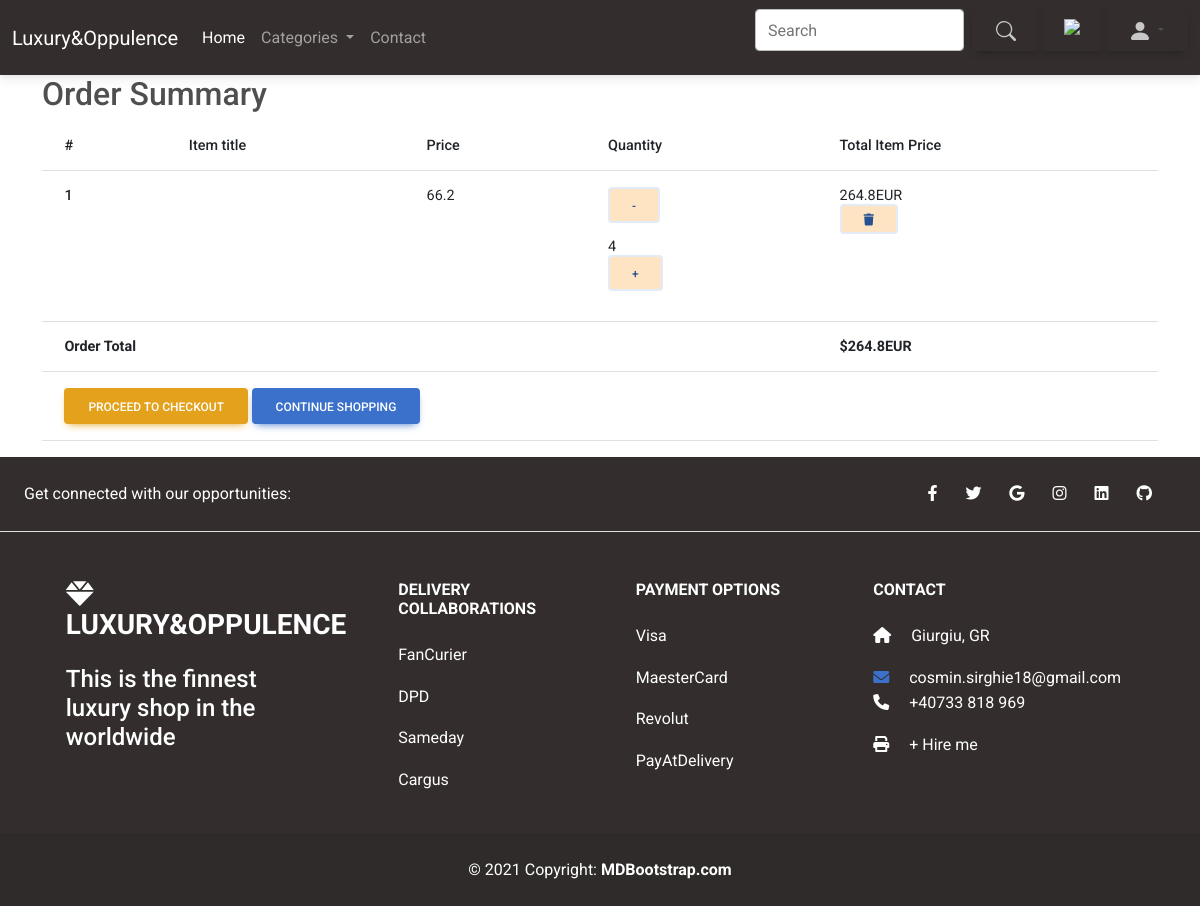
The page /cart/ (signed in) on the database as committed earlier.
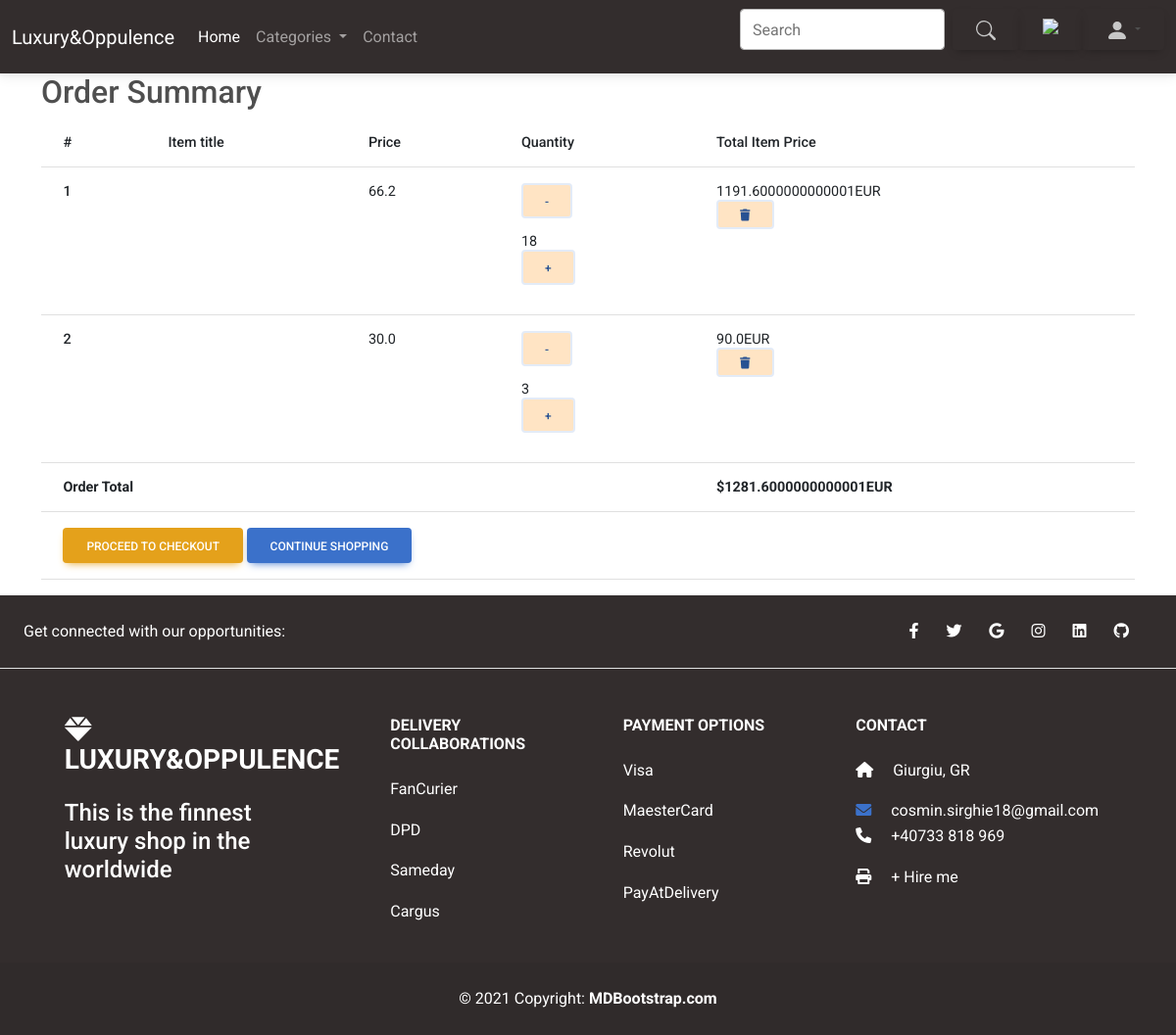
The same page on the database as committed later.
### shop_mag/models.py (models this page shows, shortened)
class CartItem(models.Model):
    item = models.ForeignKey(Item, on_delete=models.CASCADE)
    quantity = models.IntegerField(default=1)
    cart = models.ForeignKey(Cart, on_delete=models.CASCADE)
    def total(self):
        return self.item.price * self.quantity

class Item(models.Model):
    name = models.CharField(max_length=250)
    price = models.FloatField()
    category = models.ForeignKey(Category, on_delete=models.CASCADE)
    label = models.CharField(choices=LABEL_CHOICES, max_length=2, blank=False)
    color = models.CharField(choices=COLORS, max_length=50)
    gender = models.CharField(choices=gender, max_length=10)
    description = models.TextField(null=True)
    stock = models.IntegerField(default=10)
    photo = models.ImageField(null=True, max_length=255, upload_to="static/")
    slug = models.SlugField(auto_created=True)

class Cart(models.Model):
    STATUS = (
        ("open", "Open"),
        ("closed", "Closed"),
    )
    user = models.ForeignKey(User, on_delete=models.CASCADE)
    status = models.CharField(max_length=50, choices=STATUS)
    def cart_items(self):
        return CartItem.objects.filter(cart=self)
    def __str__(self):
        return f'{self.status} cart of {self.user.username}'
    def total(self):
        return sum([c.total() for c in self.cart_items()])

### shop_mag/views.py (the view)
# urls.py: path('cart/', views.open_cart_view, name='cart'),
@login_required(login_url=reverse_lazy('login'))
def open_cart_view(request):
    cart: Cart = get_open_cart(request)
    print(f'cart={cart}')
    return render(request, 'order.html', {'cart': cart})

### shop_mag/context_processors.py (called while the page is built)
def navbar_data(request):
    categories = Category.objects.all()
    return {'categories': categories}

### shop_mag/views.py (called while the page is built)
def get_open_cart(request):
    open_cart = Cart.objects.filter(user=request.user, status='open').first()
    if open_cart is None:
        open_cart = Cart.objects.create(user=request.user, status='open')
    return open_cart

### templates/order.html (shortened to what this page needs)
{% extends "base.html" %}
{% load static %}
{% block content %}
    <main>
        <div class="container">
            <div class="table-responsive text-nowrap">
                <h2>Order Summary</h2>
                <table class="table">
                    <thead>
                    <tr>
                        <th scope="col">#</th>
                        <th scope="col">Item title</th>
                        <th scope="col">Price</th>
                        <th scope="col">Quantity</th>
                        <th scope="col">Total Item Price</th>
                    </tr>
                    </thead>
                    <tbody>
                    {% for cart_item in cart.cart_items %}
                        <tr>
                            <th scope="row">{{ forloop.counter }}</th>
                            <td>{{ cart_item.item.image.url }}</td>
                            <td>{{ cart_item.item.price }}</td>
                            <td>
                                <form action="{% url 'shop_mag:add_product_to_cart' %}" method="post">
                                    <button type="submit" class="btn btn-outline-secondary add-btn"
                                            style="background: bisque;">-
                                    </button>
                                </form>
                                {{ cart_item.quantity }}
                                <form action="{% url 'shop_mag:add_product_to_cart' %}" method="post">
                                    <button type="submit" class="btn btn-outline-secondary add-btn"
                                            style="background: bisque;">+
                                    </button>
                                </form>
                            </td>
                            <td>
                                {{ cart_item.total }}EUR
                                <form action="{% url 'shop_mag:add_product_to_cart' %}" method="post">
                                    <button type="submit" class="btn btn-outline-secondary add-btn"
                                            style="background: bisque;">
                                        <i class="fas fa-trash float-right"></i>
                                    </button>
                                </form>
                            </td>
                        </tr>
                    {% endfor %}
                    {% if cart.cart_items %}
                        <tr>
                            <td colspan="4"><b>Order Total</b></td>
                            <td><b>${{ cart.total }}EUR</b></td>
                        </tr>
                        <tr>
                            <td colspan="5">
                                <a class='btn btn-warning float-right ml-2' href='/checkout/'>Proceed to checkout</a>
                                <a class='btn btn-primary float-right' href='/'>Continue shopping</a>
                            </td>
                        </tr>
                    {% endif %}
                    </tbody>
                </table>
            </div>
        </div>
    </main>
{% endblock content %}

### templates/base.html (shortened to what this page needs)
{% load static %}
{% include 'navbar.html' %}
<html lang="en">
<head>
    <link href="https://cdn.jsdelivr.net/npm/bootstrap@5.3.0-alpha3/dist/css/bootstrap.min.css" rel="stylesheet"
>
    <link
            href="https://cdnjs.cloudflare.com/ajax/libs/font-awesome/6.0.0/css/all.min.css"
            rel="stylesheet"
    />
    <link
            href="https://cdnjs.cloudflare.com/ajax/libs/font-awesome/6.0.0/css/all.min.css"
            rel="stylesheet"
    />
    <link
            href="https://cdnjs.cloudflare.com/ajax/libs/mdb-ui-kit/6.2.0/mdb.min.css"
            rel="stylesheet"
    />
</head>
<body>
{% block content %}
{% endblock content %}
{% include 'footer.html' %}
</body>
</html>

### templates/navbar.html (shortened to what this page needs)
{% load static %}
<nav class="navbar navbar-expand-lg navbar-dark text-bg-dark";>
    <div class="container-fluid">
        <a class="navbar-brand"  href="{% url 'shop_mag:home' %}">Luxury&Oppulence</a>
        <div class="collapse navbar-collapse" id="navbarSupportedContent">
            <ul class="navbar-nav me-auto mb-2 mb-lg-0">
                <li class="nav-item">
                    <a class="nav-link active" aria-current="page" href="{% url 'shop_mag:home' %}">Home</a>
                </li>
                <li class="nav-item dropdown">
                    <a class="nav-link dropdown-toggle" href="#" role="button" data-bs-toggle="dropdown"
                       aria-expanded="false">
                        Categories
                    </a>
                </li>
                <li class="nav-item">
                    <a class="nav-link" href="{% url 'shop_mag:contact' %}">Contact</a>
                </li>
            </ul>
            <form class="d-flex" role="search" action="{% url 'shop_mag:search' %}">
                <input class="form-control me-2" type="search" placeholder="Search" aria-label="Search" name="q"
                       value="{{ q }}">
                <button class="btn" type="submit">
                    <img src="{% static 'icons/search.svg' %}">
                </button>
                <a class="btn" href="{% url 'shop_mag:contact' %}">
                    <img src="{% static 'icons/contact.svg' %}">
                </a>
                <div class="btn-group">
                <button type="button" class="btn dropdown-toggle" data-bs-toggle="dropdown"
                        aria-expanded="false">
                    <img width="24" height="24" src="{% static 'icons/person-fill.svg' %}" alt="">
                </button>
            </form>
        </div>
    </div>
</nav>

### templates/footer.html (shortened to what this page needs)
{% load static %}
<footer class="text-center text-lg-start bg-dark text-white">
    <section class="d-flex justify-content-center justify-content-lg-between p-4 border-bottom">
        <div class="me-5 d-none d-lg-block">
            <span>Get connected with our opportunities:</span>
        </div>
        <div>
            <a href="" class="me-4 text-reset">
                <i class="fab fa-facebook-f"></i>
            </a>
            <a href="" class="me-4 text-reset">
                <i class="fab fa-twitter"></i>
            </a>
            <a href="" class="me-4 text-reset">
                <i class="fab fa-google"></i>
            </a>
            <a href="" class="me-4 text-reset">
                <i class="fab fa-instagram"></i>
            </a>
            <a href="" class="me-4 text-reset">
                <i class="fab fa-linkedin"></i>
            </a>
            <a href="" class="me-4 text-reset">
                <i class="fab fa-github"></i>
            </a>
        </div>
    </section>
    <section class="">
        <div class="container text-center text-md-start mt-5">
            <div class="row mt-3">
                <div class="col-md-3 col-lg-4 col-xl-3 mx-auto mb-4">
                    <h3 class="text-uppercase fw-bold mb-4">
                        <i class="fas fa-gem me-3"></i>Luxury&Oppulence
                    </h3>
                    <h4>
                        This is the finnest luxury shop in the worldwide<!doctype html>
                        <html lang="en">
                        <head>
                        </head>
                        <body>
                        </body>
                        </html>
                    </h4>
                </div>
                <div class="col-md-2 col-lg-2 col-xl-2 mx-auto mb-4">
                    <h6 class="text-uppercase fw-bold mb-4">
                        Delivery collaborations
                    </h6>
                    <p>
                        <a href="#!" class="text-reset">FanCurier</a>
                    </p>
                    <p>
                        <a href="#!" class="text-reset">DPD</a>
                    </p>
                    <p>
                        <a href="#!" class="text-reset">Sameday</a>
                    </p>
                    <p>
                        <a href="#!" class="text-reset">Cargus</a>
                    </p>
                </div>
                <div class="col-md-3 col-lg-2 col-xl-2 mx-auto mb-4">
                    <h6 class="text-uppercase fw-bold mb-4">
                        Payment options
                    </h6>
                    <p>
                        <a href="#!" class="text-reset">Visa</a>
                    </p>
                    <p>
                        <a href="#!" class="text-reset">MaesterCard</a>
                    </p>
                    <p>
                        <a href="#!" class="text-reset">Revolut</a>
                    </p>
                    <p>
                        <a href="#!" class="text-reset">PayAtDelivery</a>
                    </p>
                </div>
                <div class="col-md-4 col-lg-3 col-xl-3 mx-auto mb-md-0 mb-4">
                    <h6 class="text-uppercase fw-bold mb-4">Contact</h6>
                    <p><i class="fas fa-home me-3"></i> Giurgiu, GR</p>
                    <a href="mailto:shopmag@gmail.com" class="fas fa-envelope me-3"></a>
                    cosmin.sirghie18@gmail.com
                    <p><i class="fas fa-phone me-3"></i> +40733 818 969</p>
                    <p><i class="fas fa-print me-3"></i> + Hire me</p>
                </div>
            </div>
        </div>
    </section>
    <div class="text-center p-4" style="background-color: rgba(0, 0, 0, 0.05);">
        © 2021 Copyright:
        <a class="text-reset fw-bold" href="https://mdbootstrap.com/">MDBootstrap.com</a>
    </div>
</footer>

Rows that differ between the two databases and show on the page:
changed CartItem (number 1 of 2 on the later page): quantity "4" → "18"; total "264.8" → "1191.6000000000001"
added CartItem: item.price "30.0", quantity "3", total "90.0"
changed through a linked row, Cart: total "264.8" → "1281.6000000000001"
